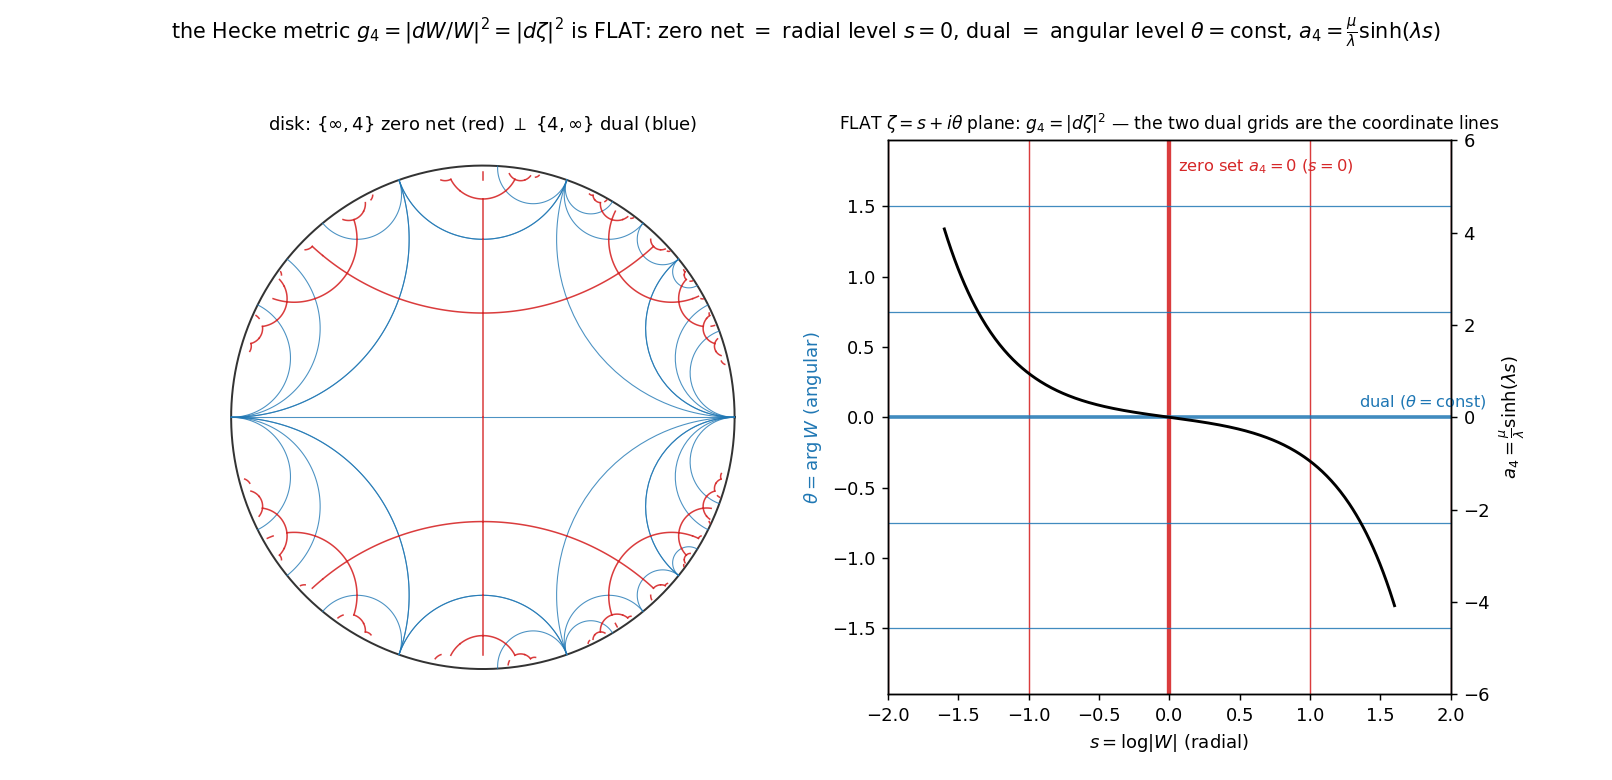

Python code for this plot:
#!/usr/bin/env python3
"""
021 — The simple arithmetic interpretation: the Hecke metric is FLAT.

thm:q4-hecke-zero-network proves  g_4 = |dW/W|^2 = |d zeta|^2  with zeta = log W,
i.e. the Hecke Hauptmodul construction equips the zero network with the FLAT
(Euclidean) metric in the zeta-coordinate.  Writing zeta = s + i theta:

  s  = log|W|  (radial coordinate),   theta = arg W  (angular coordinate),
  a_4 = (mu/lambda) sinh(lambda s)  depends on s ALONE.

So the two dual grids are exactly the two coordinate families of a Euclidean
grid:
  * {inf,4} zero network  a_4 = 0  <=>  s = 0  = a vertical line (radial level);
  * {4,inf} dual grid                <=>  theta = const  = horizontal lines
    (angular levels), PERPENDICULAR to the radial level sets.

Left : the two dual grids in the disk (red {inf,4}, blue {4,inf}).
Right: the FLAT zeta-plane schematic — vertical red = radial level sets
       {s = const} (zero set at s = 0), horizontal blue = angular {theta=const}
       (the dual), with the assignment  a_4 = (mu/lambda) sinh(lambda s)  drawn
       as the radial profile.

STATUS: g_4 = |d zeta|^2 flat is PROVED (paper-3 thm:q4-hecke-zero-network);
a_4 depends on s alone is PROVED; the right panel is a schematic of that proved
flat structure (zeta not computed explicitly here — that needs the Hauptmodul).
"""

import numpy as np
import matplotlib
matplotlib.use("Agg")
import matplotlib.pyplot as plt
from math import sqrt, log, pi, atan2, hypot

SQ2 = sqrt(2.0)
INF = float("inf")
MU = 1.0 - SQ2
LAM = 1.0 + SQ2


def mob(M, x):
    a, b, c, d = M
    if x == INF:
        return a / c if c != 0 else INF
    den = c * x + d
    if abs(den) < 1e-12:
        return INF
    return (a * x + b) / den


J = (0.0, -1.0, 1.0, 0.0)
T = (1.0, SQ2, 0.0, 1.0)
Tm = (1.0, -SQ2, 0.0, 1.0)
GENS = [J, T, Tm]
EPS2 = 1j
EPS4 = (-1.0 + 1j) / SQ2


def key(c):
    return complex(round(c.real, 6), round(c.imag, 6))


def h2_to_disk(z):
    return (z - 1j) / (z + 1j)


def primal(depth):
    edges, seen, front = [], set(), [(EPS2, EPS4)]
    for _ in range(depth + 1):
        new = []
        for (a, b) in front:
            k = frozenset([key(a), key(b)])
            if k in seen:
                continue
            seen.add(k)
            edges.append((a, b))
            for M in GENS:
                new.append((mob(M, a), mob(M, b)))
        front = new
    return edges


def dual(depth):
    seen, levels = {(0.0, INF)}, [{(0.0, INF)}]
    for _ in range(depth):
        nxt = set()
        for (u, v) in levels[-1]:
            for M in GENS:
                uu, vv = mob(M, u), mob(M, v)
                a, b = (uu, vv) if uu < vv else (vv, uu)
                if (a, b) not in seen:
                    seen.add((a, b))
                    nxt.add((a, b))
        levels.append(nxt)
    return seen


def arc_disk(a, b, n=60):
    px, py = a.real, a.imag
    qx, qy = b.real, b.imag
    if abs(qx - px) < 1e-12:
        y = np.linspace(min(py, qy), max(py, qy), n)
        return h2_to_disk(px + 1j * y)
    c = ((qx * qx + qy * qy) - (px * px + py * py)) / (2.0 * (qx - px))
    R = hypot(px - c, py)
    thp, thq = atan2(py, px - c), atan2(qy, qx - c)
    if thq < thp:
        thq += 2 * pi
    if thq - thp > pi:
        thp, thq = thq, thp + 2 * pi
    t = np.linspace(thp, thq, n)
    return h2_to_disk((c + R * np.cos(t)) + 1j * (R * np.sin(t)))


def full_geodesic_disk(u, v, n=120):
    if u == INF or v == INF:
        x0 = v if u == INF else u
        y = np.logspace(-3, log(40.0), n)
        return h2_to_disk(x0 + 1j * y)
    a, b = min(u, v), max(u, v)
    if b - a > 1e4:
        c = (a + b) / 2.0
        y = np.logspace(-3, log(40.0), n)
        return h2_to_disk(c + 1j * y)
    c = (a + b) / 2.0
    R = (b - a) / 2.0
    t = np.linspace(1e-3, pi - 1e-3, n)
    return h2_to_disk((c + R * np.cos(t)) + 1j * (R * np.sin(t)))


def panel_disk(ax, edges, geos):
    th = np.linspace(0, 2 * pi, 400)
    ax.plot(np.cos(th), np.sin(th), color="0.2", lw=1.1)
    for (u, v) in geos:
        w = full_geodesic_disk(u, v)
        ax.plot(w.real, w.imag, color="tab:blue", lw=0.6, alpha=0.8, zorder=2)
    for (a, b) in edges:
        w = arc_disk(a, b)
        ax.plot(w.real, w.imag, color="tab:red", lw=0.85, alpha=0.9, zorder=3)
    ax.set_aspect("equal"); ax.set_xticks([]); ax.set_yticks([])
    for sp in ax.spines.values():
        sp.set_visible(False)
    ax.set_title(r"disk: $\{\infty,4\}$ zero net (red) $\perp$ $\{4,\infty\}$ dual "
                 r"(blue)", fontsize=10)


def panel_flat(ax):
    # vertical radial level sets {s = const}:  s in {-2,-1,0,1,2}
    for s in [-2, -1, 0, 1, 2]:
        lw = 2.4 if abs(s) < 1e-9 else 0.8
        col = "tab:red"
        ax.plot([s, s], [-2, 2], color=col, lw=lw, alpha=0.9)
    # horizontal angular level sets {theta = const}
    for t in [-1.5, -0.75, 0, 0.75, 1.5]:
        lw = 2.0 if abs(t) < 1e-9 else 0.7
        ax.plot([-2, 2], [t, t], color="tab:blue", lw=lw, alpha=0.85)
    ax.text(0.06, 1.75, r"zero set $a_4=0$ ($s=0$)", color="tab:red", fontsize=9)
    ax.text(1.35, 0.08, r"dual ($\theta=\mathrm{const}$)", color="tab:blue",
            fontsize=9)
    # assignment profile a_4(s) = (mu/lambda) sinh(lambda s) on a secondary axis
    ss = np.linspace(-1.6, 1.6, 400)
    a4 = (MU / LAM) * np.sinh(LAM * ss)
    ax2 = ax.twinx()
    ax2.plot(ss, a4, color="k", lw=1.6, zorder=5)
    ax2.set_ylabel(r"$a_4=\frac{\mu}{\lambda}\sinh(\lambda s)$", color="k")
    ax2.set_ylim(-6, 6)
    ax.set_xlim(-2, 2)
    ax.set_ylim(-2, 2)
    ax.set_xlabel(r"$s=\log|W|$ (radial)")
    ax.set_ylabel(r"$\theta=\arg W$ (angular)", color="tab:blue")
    ax.set_aspect("equal")
    ax.set_title(r"FLAT $\zeta=s+i\theta$ plane: $g_4=|d\zeta|^2$ — the two dual "
                 r"grids are the coordinate lines", fontsize=9.5)


def main():
    edges = primal(6)
    geos = dual(4)
    fig, (ax1, ax2) = plt.subplots(1, 2, figsize=(12.4, 6.0))
    panel_disk(ax1, edges, geos)
    panel_flat(ax2)
    fig.suptitle(
        r"the Hecke metric $g_4=|dW/W|^2=|d\zeta|^2$ is FLAT: zero net "
        r"$=$ radial level $s=0$, dual $=$ angular level $\theta=\mathrm{const}$, "
        r"$a_4=\frac{\mu}{\lambda}\sinh(\lambda s)$", fontsize=11.5)
    fig.subplots_adjust(top=0.82, wspace=0.22)
    out = "/Users/mingli/AEG/aeg-paper/notes/general/021-flat-hecke-grid.png"
    fig.savefig(out, dpi=130)
    print("saved:", out)
    print("g_4 = |d zeta|^2 is flat (paper-3, proved);  a_4 depends on s alone")


if __name__ == "__main__":
    main()
